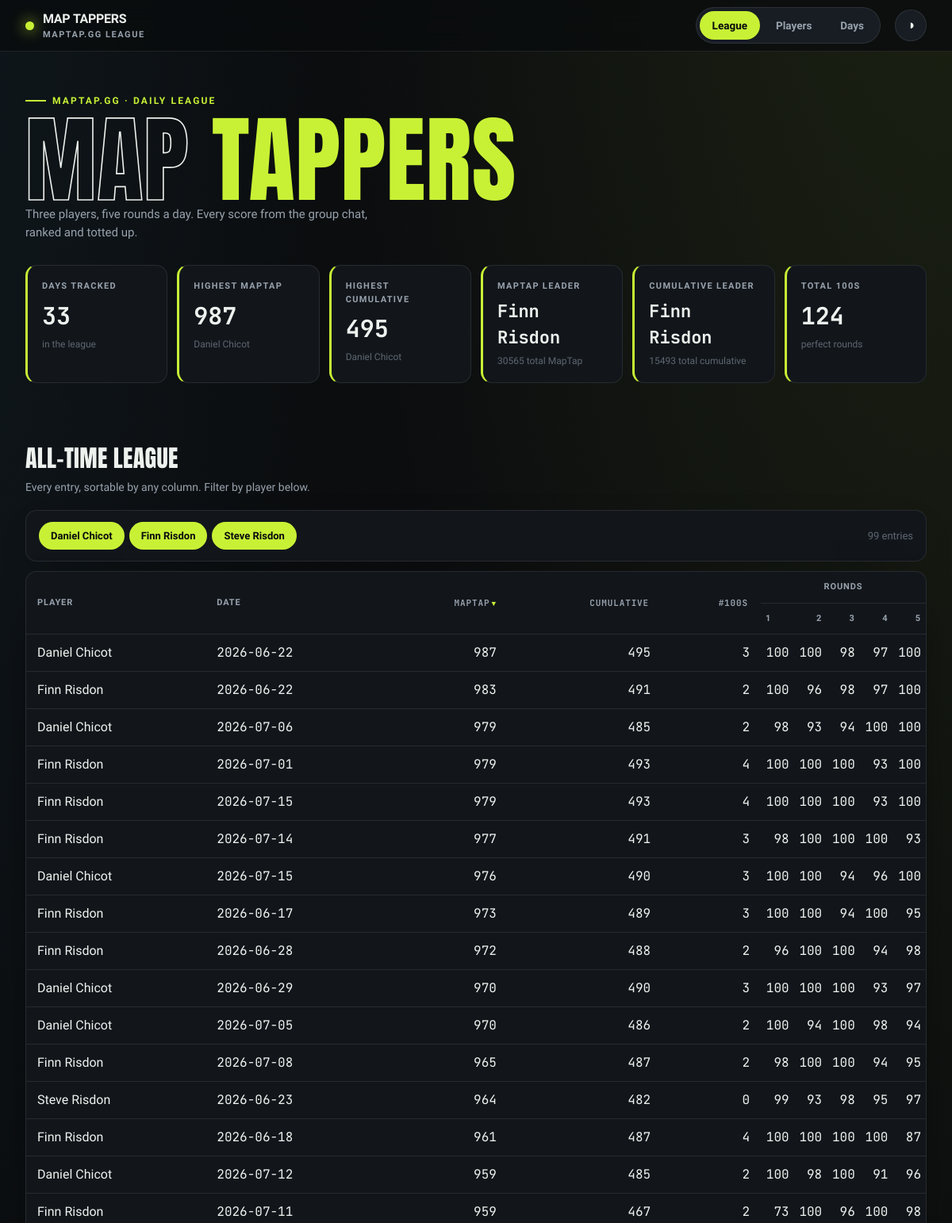
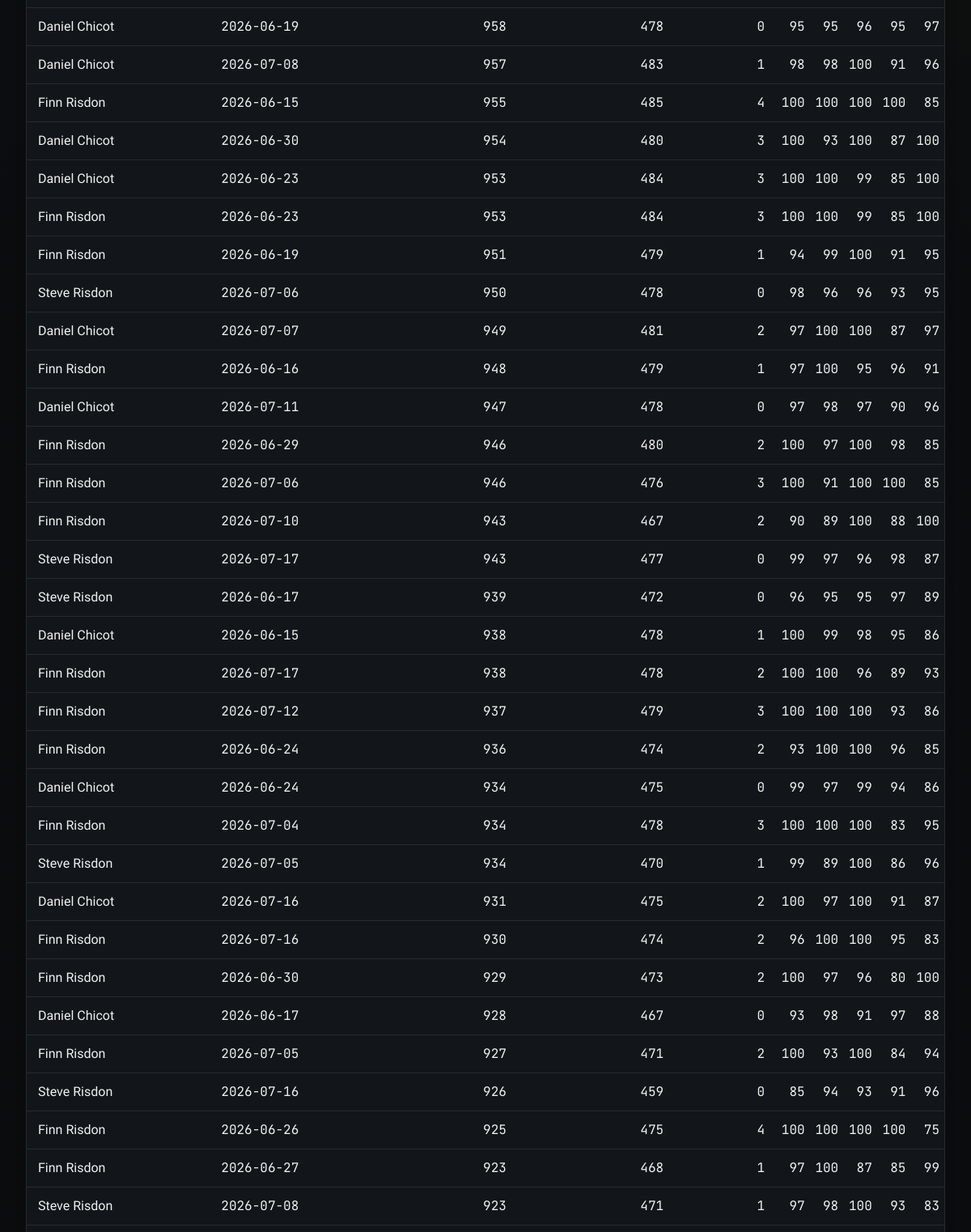
Before: / (upper part) with the older database file (2 pictures, top to bottom).
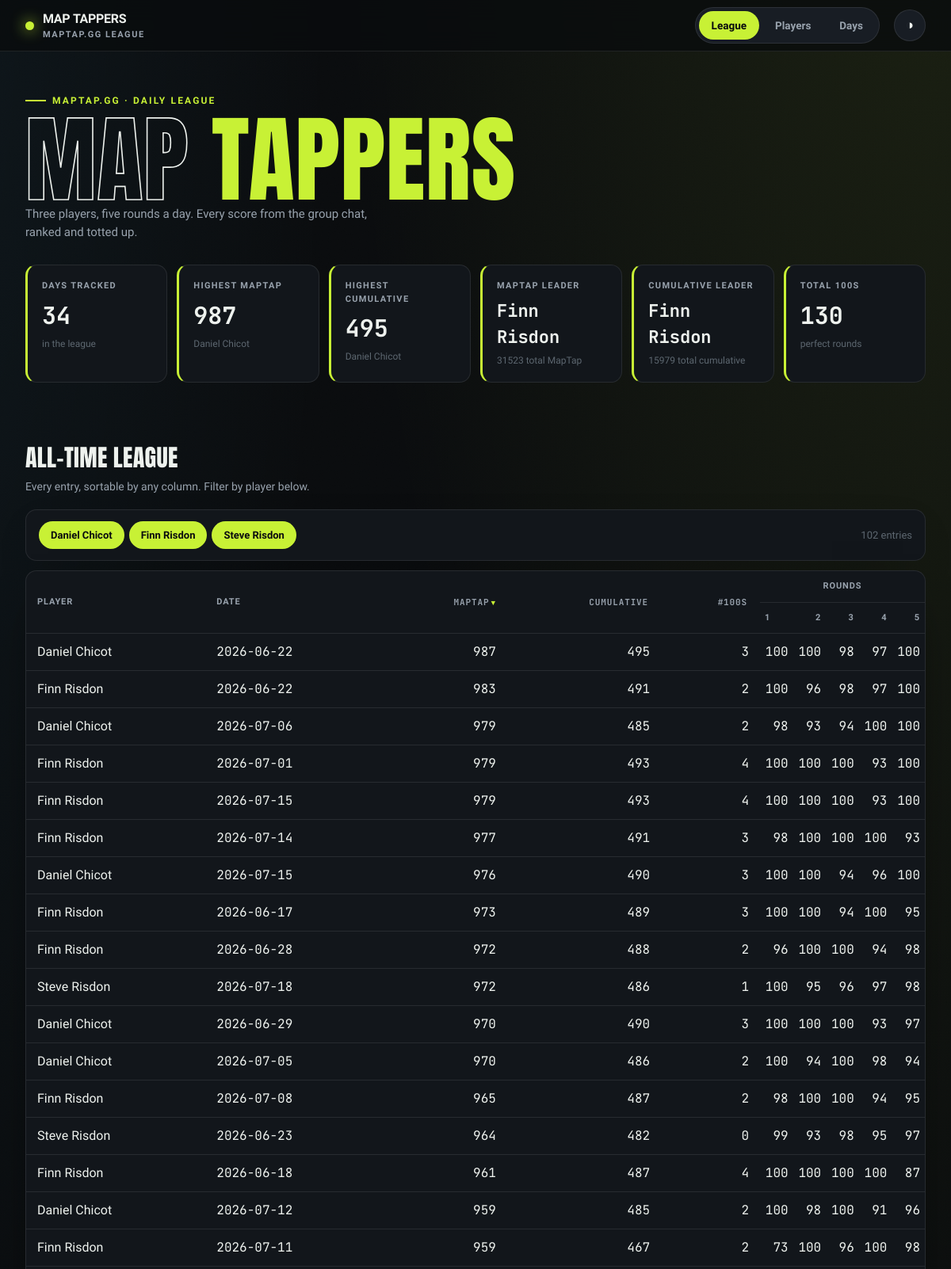
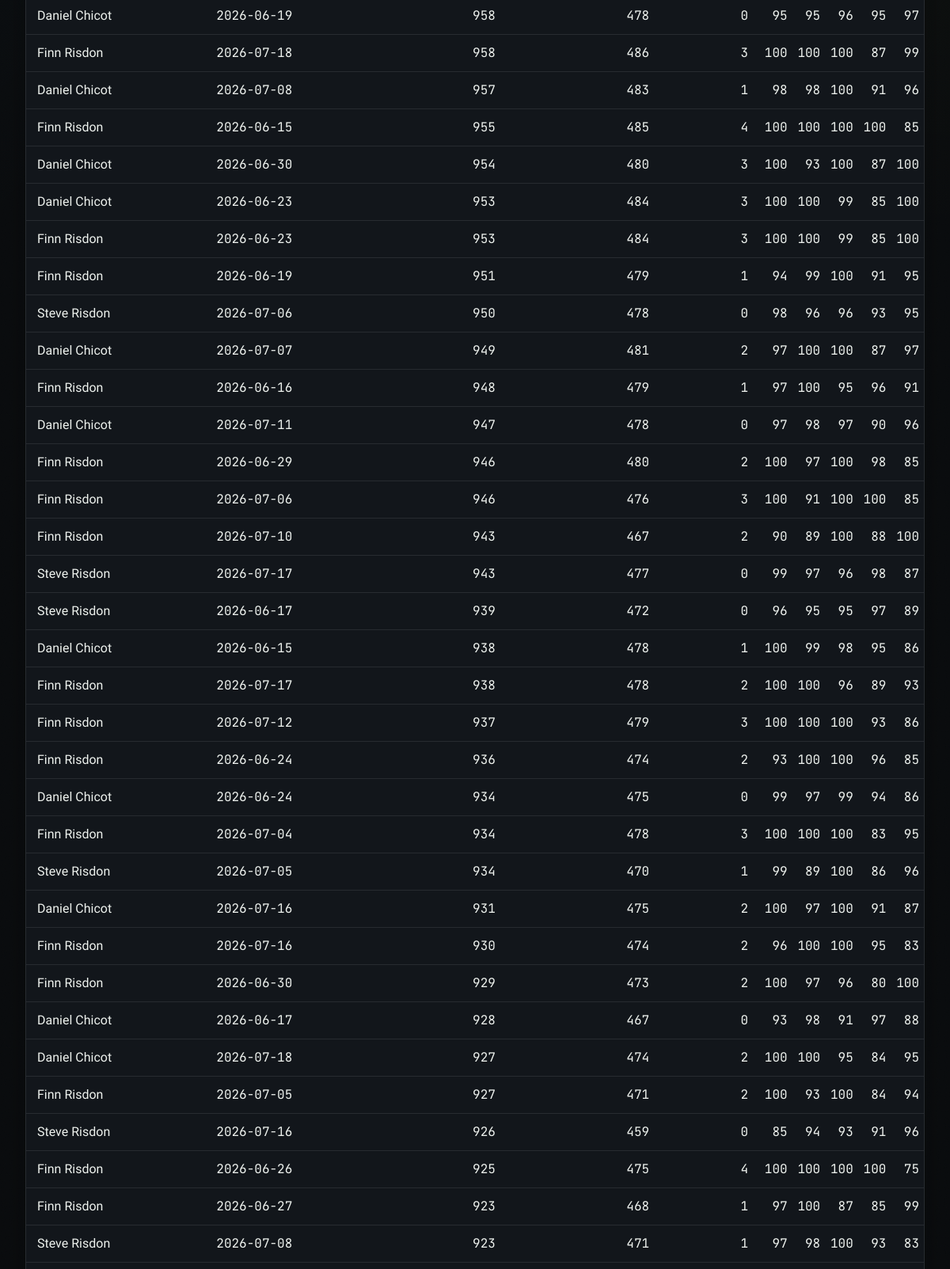
After: the same page with the newer database file (2 pictures, top to bottom).
### tables this page shows
CREATE TABLE entries (
    id INTEGER PRIMARY KEY,
    player TEXT NOT NULL,
    game_date TEXT NOT NULL,
    maptap_score INTEGER NOT NULL,
    UNIQUE (player, game_date)
);

### src/maptap/app.py (the view)
@app.get("/", response_class=HTMLResponse)
def index(request: Request):
    with closing(_conn()) as conn:
        context = {"entries": all_entries(conn), "stats": hero_stats(conn), "active": "league"}
    return templates.TemplateResponse(request, "index.html", context)

### src/maptap/templates/index.html (shortened to what this page needs)
{% extends "base.html" %}
{% block content %}
{% set player_names = entries | map(attribute='player') | unique | sort | list %}
<h2 class="section-head">All-time league</h2>
<p class="section-sub">Every entry, sortable by any column. Filter by player below.</p>
<div class="panel toolbar">
    <div class="chips">
        {% for name in player_names %}
        <button class="chip active" data-player="{{ name }}">{{ name }}</button>
        {% endfor %}
    </div>
    <span class="results-meta" id="resultsMeta">{{ entries | length }} entries</span>
</div>
<div class="panel table-card">
    <table id="league">
        <thead>
            <tr>
                <th class="txt" rowspan="2" data-sort="text">Player</th>
                <th class="txt" rowspan="2" data-sort="text">Date</th>
                <th class="num" rowspan="2" data-sort="number" data-sorted="desc">MapTap</th>
                <th class="num" rowspan="2" data-sort="number">Cumulative</th>
                <th class="num" rowspan="2" data-sort="number">#100s</th>
                <th class="rounds-group" colspan="5">Rounds</th>
            </tr>
            <tr>
                <th class="round">1</th>
                <th class="round">2</th>
                <th class="round">3</th>
                <th class="round">4</th>
                <th class="round">5</th>
            </tr>
        </thead>
        <tbody>
            {% for e in entries %}
            <tr data-player="{{ e.player }}">
                <td class="txt">{{ e.player }}</td>
                <td class="txt num">{{ e.game_date }}</td>
                <td class="num">{{ e.maptap_score }}</td>
                <td class="num">{{ e.cumulative }}</td>
                <td class="num">{{ e.hundreds }}</td>
                {% for r in e.rounds %}<td class="round num">{{ r }}</td>{% endfor %}
            </tr>
            {% endfor %}
        </tbody>
    </table>
</div>
{% endblock %}

### src/maptap/templates/base.html (shortened to what this page needs)
<!DOCTYPE html>
<html lang="en-GB" data-theme="dark">
<head>
    <link rel="stylesheet" href="/static/styles.css">
</head>
<body>
    <nav class="nav">
        <div class="wrap nav-inner">
            <div class="brand">
                <span class="dot"></span>
                <span>MAP&nbsp;TAPPERS<small>maptap.gg league</small></span>
            </div>
            <div class="tabs">
                <a class="tab {{ 'active' if active == 'league' else '' }}" href="/">League</a>
                <a class="tab {{ 'active' if active == 'players' else '' }}" href="/players">Players</a>
                <a class="tab {{ 'active' if active == 'days' else '' }}" href="/days">Days</a>
            </div>
            <button class="theme-btn" id="themeBtn" title="Toggle theme" aria-label="Toggle theme">◑</button>
        </div>
    </nav>
    <header class="hero">
        <div class="wrap">
            <span class="hero-tag">maptap.gg · daily league</span>
            <h1><span class="out">Map</span> <span class="em">Tappers</span></h1>
            <p class="hero-sub">Three players, five rounds a day. Every score from the group chat, ranked and totted up.</p>
            <div class="stat-row">
                <div class="stat">
                    <div class="label">Days tracked</div>
                    <div class="value">{{ stats.days_tracked }}</div>
                    <div class="sub">in the league</div>
                </div>
                <div class="stat">
                    <div class="label">Highest MapTap</div>
                    <div class="value">{{ stats.highest_maptap if stats.highest_maptap is not none else '—' }}</div>
                    <div class="sub">{{ stats.highest_maptap_player or '—' }}</div>
                </div>
                <div class="stat">
                    <div class="label">Highest Cumulative</div>
                    <div class="value">{{ stats.highest_cumulative if stats.highest_cumulative is not none else '—' }}</div>
                    <div class="sub">{{ stats.highest_cumulative_player or '—' }}</div>
                </div>
                <div class="stat">
                    <div class="label">MapTap Leader</div>
                    <div class="value" style="font-size:22px">{{ stats.leader or '—' }}</div>
                    <div class="sub">{{ stats.leader_total if stats.leader_total is not none else '—' }} total MapTap</div>
                </div>
                <div class="stat">
                    <div class="label">Cumulative Leader</div>
                    <div class="value" style="font-size:22px">{{ stats.cumulative_leader or '—' }}</div>
                    <div class="sub">{{ stats.cumulative_leader_total if stats.cumulative_leader_total is not none else '—' }} total cumulative</div>
                </div>
                <div class="stat">
                    <div class="label">Total 100s</div>
                    <div class="value">{{ stats.total_hundreds }}</div>
                    <div class="sub">perfect rounds</div>
                </div>
            </div>
        </div>
    </header>
    <main class="wrap">
        {% block content %}{% endblock %}
    </main>
</body>
</html>

Changed rows visible on the page:
no longer on one of the page's lists (row unchanged): entries: player "Steve Risdon"
added entries: player "Steve Risdon", game_date "2026-07-18", maptap_score "972", cumulative "486", hundreds "1", rounds "100" "95" "96" "97" "98"
added entries: player "Finn Risdon", game_date "2026-07-18", maptap_score "958", cumulative "486", hundreds "3", rounds "100" "100" "100" "87" "99"
added entries: player "Daniel Chicot", game_date "2026-07-18", maptap_score "927", cumulative "474", hundreds "2", rounds "100" "100" "95" "84" "95"
Other visible differences:
{{ stats.days_tracked }}: "33" → "34"
{{ stats.leader_total if stats.leader_total is not none else '—' }}: "30565" → "31523"
{{ stats.total_hundreds }}: "124" → "130"
{{ entries | length }}: "99" → "102"
text no longer shown: "15493"
text now shown: "15979"
